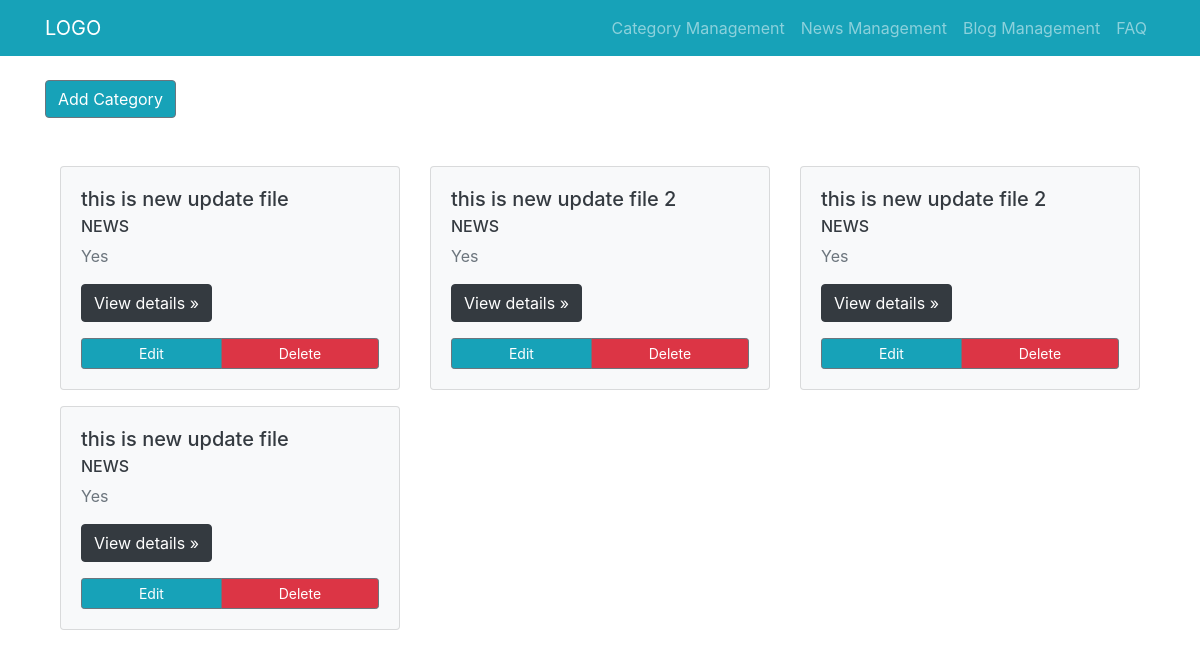
Screenshot of /category_management/ with the database file from the repository.
### category_management/models.py (models this page shows, shortened)
class Category(models.Model):
    class Meta:
        db_table = 'category'
    id = models.AutoField(primary_key=True)
    name = models.CharField(max_length=150)
    type = models.CharField(max_length=300, choices = CHOICES)
    published = models.CharField(max_length=300, choices = PUBLISHED_CHOICES)

### category_management/views.py (the view)
# urls.py: path('', CategoryView.as_view(), name="category_list"),
class CategoryView(ListView):
    model = Category
    queryset = Category.objects.all()
    template_name = 'category_management/list_view.html'
    context_object_name = 'category_list'

### templates/category_management/list_view.html
{% extends 'base.html' %}
{% block content %}
<br>
<div>
  <a class="btn btn-secondary bg-info" href="{% url 'add_category' %}" role="button">Add Category</a>
</div>
<div class="album py-5">
  <div class="container">
    <div class="row">
      {% if object_list %}
      {% for each in category_list %}
      <div class="col-md-4 mb-3">
        <div class="card bg-light">
          <div class="card-body">
            <h5 class="card-title text-dark">{{each.name}}</h5>
            <h6 class="card-subtitle mb-2 text-dark">{{each.type}}</h6>
            <p class="text-muted">{{each.published}}</p>
            <p><a class="btn btn-dark" href="{% url 'category_detail_view' each.id %}" role="button">View details
                &raquo;</a></p>
            <div class="btn-group d-flex justify-content-between align-items-center">
              <a class="btn btn-sm btn-outline-secondary bg-info text-white" href="{% url 'edit_category' each.id %}"
                role="button">Edit</a>
              <a class="btn btn-sm btn-outline-secondary bg-danger text-white" href="#" role="button">Delete</a>
            </div>
          </div>
        </div>
      </div>
      {% endfor %}
      {% else %}
      No Post Found
      {% endif %}
    </div>
  </div>
  {% endblock %}

### rows the page displays
Category: name "this is new update file", type "NEWS", published "Yes"
Category: name "this is new update file 2", type "NEWS", published "Yes"
Category: name "this is new update file 2", type "NEWS", published "Yes"
Category: name "this is new update file", type "NEWS", published "Yes"
